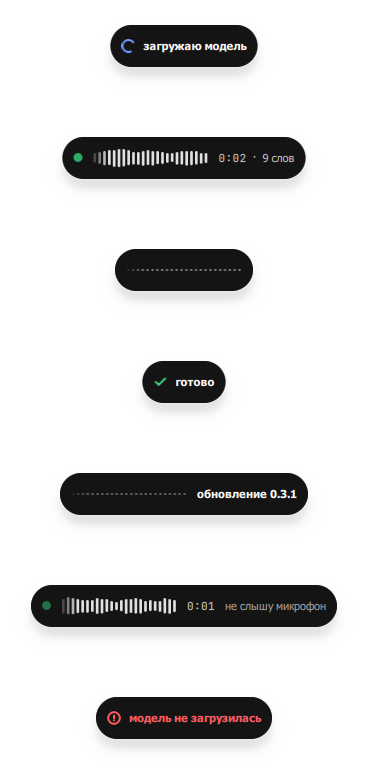

Generate this figure with Python:
"""Живое превью Qt-оверлея: все состояния по кругу, микрофон не нужен.

Аналог tools/preview_overlay.py для PIL-версии, но тот собирал контактный лист
картинкой, а этот показывает настоящее окно - потому что проверять надо ровно
то, что картинкой не проверяется: флаги окна, удержание фокуса, живую анимацию
и то, что волна не схлопывается в ниточку.

    python tools/preview_overlay_qt.py            # цикл состояний, тема из системы
    python tools/preview_overlay_qt.py dark       # принудительно тёмная
    python tools/preview_overlay_qt.py light --shot tools/preview_overlay_qt.png

Уровни синтетические. Ловушка, на которой уже обжигались: генерить их на каждый
вызов level_fn() нечестно - на живом микрофоне уровни приходят ~31/с, а кадров
60/с, и на большинстве кадров новых данных нет. Поэтому здесь они отдаются с
той же частотой, что и настоящие, - иначе превью покажет то, чего не бывает.
"""

import math
import os
import random
import sys
import time

ROOT = os.path.dirname(os.path.dirname(os.path.abspath(__file__)))
sys.path.insert(0, ROOT)
os.chdir(ROOT)

from PySide6.QtCore import QTimer  # noqa: E402
from PySide6.QtGui import QGuiApplication  # noqa: E402

import theme as T  # noqa: E402

# До создания окна - как в app.py: иначе интерфейс останется без шрифтов.
T.register_fonts()

from overlay_qt import Overlay  # noqa: E402

LEVEL_HZ = 1000 / T.LEVEL_MS          # столько уровней в секунду даёт recorder


class FakeMic:
    """Уровни как из recorder.drain_levels(): «те, что появились с прошлого
    вызова», а не «последние N». Молчит между тиками - и это главное.

    Речь модулируется слогами (~4.5 Гц) и изредка прерывается короткой паузой.
    Первая версия генератора качала синус на 1.7 рад/с и уходила в тишину на
    1.85 с подряд - превью показывало ровную ниточку и выглядело как баг
    осциллограммы. Живая речь так не молчит: если полоски легли, значит либо
    правда тишина, либо сломано, и путать эти два случая превью не должно.

    У каждого уровня своё время, а не «время вызова»: за один тик их набегает
    сразу несколько, и с общим временем вся пачка вышла бы одинаковой.
    """

    def __init__(self) -> None:
        self.t0 = time.perf_counter()
        self.produced = 0

    def __call__(self) -> list[float]:
        want = int((time.perf_counter() - self.t0) * LEVEL_HZ)
        n = want - self.produced
        if n <= 0:
            return []                  # новых данных нет - так и должно быть
        out = []
        for i in range(self.produced, want):
            t = i / LEVEL_HZ
            syllable = 0.35 + 0.65 * (0.5 + 0.5 * math.sin(2 * math.pi * 4.5 * t))
            pause = 0.05 if (t % 3.2) < 0.45 else 1.0     # вдох между фразами
            room = 0.0005                                  # шум тихой комнаты
            out.append(room + pause * syllable * random.uniform(0.05, 0.18))
        self.produced = want
        return out


def main() -> None:
    args = [a for a in sys.argv[1:] if not a.startswith("--")]
    shot = None
    if "--shot" in sys.argv:
        shot = sys.argv[sys.argv.index("--shot") + 1]
    T.set_theme(args[0] if args else "system")

    app = QGuiApplication(sys.argv)
    ov = Overlay(level_fn=FakeMic())

    # Сценарий - настоящий путь диктовки, а не список состояний: так видно
    # переходы, ради которых всё и затевалось.
    script = [
        (0.0, lambda: ov.show_loading()),
        (1.8, lambda: (ov.set_hint(""), ov.show_recording())),
        # Живой счётчик слов: разбор на ходу отдаёт его по мере речи. Без этой
        # строки контактный лист показывал запись без счётчика - то есть врал
        # про то, как пилюля выглядит на настоящей диктовке.
        (3.2, lambda: ov.set_words(9)),
        (4.2, lambda: ov.set_words(23)),
        (5.0, lambda: ov.show_processing()),
        (6.4, lambda: ov.show_done("готово")),
        # Единственная оставшаяся надпись-канал: скачивание обновления. Все
        # подсказки с пилюли ушли 18.07.2026, показывать там больше нечего.
        (7.6, lambda: (ov.set_hint("обновление 0.3.1"), ov.show_processing())),
        (9.0, lambda: (ov.set_hint(""), ov.show_recording())),
        # Тишину включаем напрямую: FakeMic всегда «говорит», а настоящий
        # детект (_pump_bars) ждал бы 3 с честного молчания. Hint при этом
        # гасим: надпись «не слышно» уступает подсказке, и в toggle-режиме
        # (где hint есть) её не увидеть - показываем случай удержания.
        (10.2, lambda: ov.root.setProperty("silence", True)),
        (11.2, lambda: ov.show_error("модель не загрузилась")),
        (13.5, lambda: ov.hide()),
    ]
    for at, fn in script:
        QTimer.singleShot(int(at * 1000), fn)

    if shot:
        # Контактный лист: каждое состояние снимается в свой момент и клеится
        # в столбик. Снимать одно «красивое» состояние нечестно - ломается
        # обычно соседнее.
        frames: list = []

        def grab(tag: str):
            def fn():
                img = ov.view.grabWindow()
                frames.append((tag, img))
            return fn

        for at, tag in ((0.9, "loading"), (4.2, "recording"), (5.6, "processing"),
                        (6.8, "done"), (8.4, "обновление"),
                        (11.0, "recording+тишина"), (12.0, "error")):
            QTimer.singleShot(int(at * 1000), grab(tag))

        def sheet():
            from PIL import Image
            shots = []
            for tag, img in frames:
                img.save(os.path.join(os.environ.get("TEMP", "."), f"_ov_{tag}.png"))
                shots.append((tag, Image.open(
                    os.path.join(os.environ.get("TEMP", "."), f"_ov_{tag}.png")).convert("RGBA")))
            if not shots:
                return
            w = max(s.width for _t, s in shots)
            h = sum(s.height for _t, s in shots)
            # Подложка в цвет противоположной темы: пилюля всплывает над чужим
            # окном, и тень с волосяной линией обязаны читаться на любом фоне.
            bg = (255, 255, 255, 255) if T._mode == "dark" else (24, 24, 24, 255)
            sheet_img = Image.new("RGBA", (w, h), bg)
            y = 0
            for _tag, s in shots:
                sheet_img.alpha_composite(s, ((w - s.width) // 2, y))
                y += s.height
            sheet_img.save(shot)
            print(f"контактный лист ({len(shots)} состояний): {shot}")

        QTimer.singleShot(int(13.0 * 1000), sheet)

    QTimer.singleShot(int(15.0 * 1000), app.quit)
    print("Показываю цикл состояний ~14 с. Фокус не должен уходить из этого окна.")
    app.exec()


if __name__ == "__main__":
    main()
